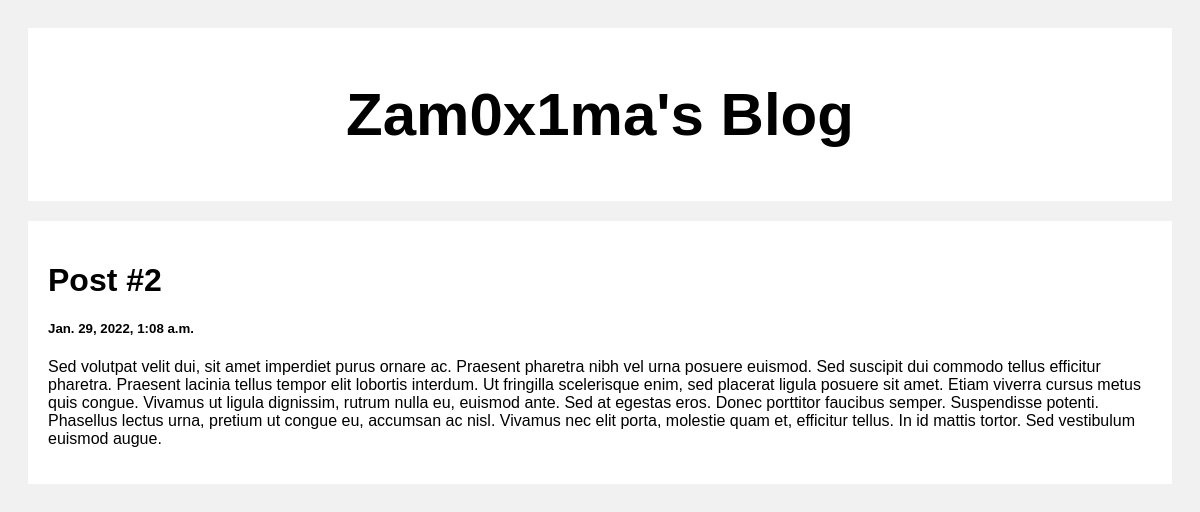
Screenshot of /post/2 with the database file from the repository.
### posts/models.py (models this page shows)
class Post(models.Model):
    title = models.CharField(max_length=100)
    body = models.CharField(max_length=1000000)
    created_at = models.DateTimeField(default=datetime.now, blank=True)

### posts/views.py (the view)
# urls.py: path('post/<str:pk>', views.post, name='post'),
def post(request, pk):
    post = Post.objects.get(id=pk)
    return render(request, 'post.html', {'post': post})

### templates/post.html (shortened to what this page needs)
<!DOCTYPE html>
<html>
<head>
</head>
<body>
<div class="header">
  <h2>Zam0x1ma's Blog</h2>
</div>
<div class="row">
  <div class="leftcolumn">
    <div class="card">
      <h1>{{post.title}}</h1>
      <h5>{{post.created_at}}</h5>
      <p>{{post.body}}</p>
    </div>
  </div>
</div>
</body>
</html>

### templates/post.html (style rules this page uses)
* { box-sizing: border-box; }
body { font-family: Arial; padding: 20px; background: #f1f1f1; }
.header { padding: 2px; font-size: 40px; text-align: center; background: white; }
.leftcolumn { float: left; width: 100%; }
.card { background-color: white; padding: 20px; margin-top: 20px; }
.row:after { content: ""; display: table; clear: both; }

### rows the page displays
Post: title "Post #2", created_at "Jan. 29, 2022, 1:08 a.m.", body "Sed volutpat velit dui, sit amet imperdiet purus ornare ac. Praesent pharetra nibh vel urna posuere euismod. Sed suscipit dui commodo tellus efficitur pharetra. Praesent lacinia tellus tempor elit lobortis interdum. Ut fringilla scelerisque enim, sed placerat ligula posuere sit amet. Etiam viverra cursus metus quis congue. Vivamus ut ligula dignissim, rutrum nulla eu, euismod ante. Sed at egestas eros. Donec porttitor faucibus semper. Suspendisse potenti. Phasellus lectus urna, pretium ut congue eu, accumsan ac nisl. Vivamus nec elit porta, molestie quam et, efficitur tellus. In id mattis tortor. Sed vestibulum euismod augue."
